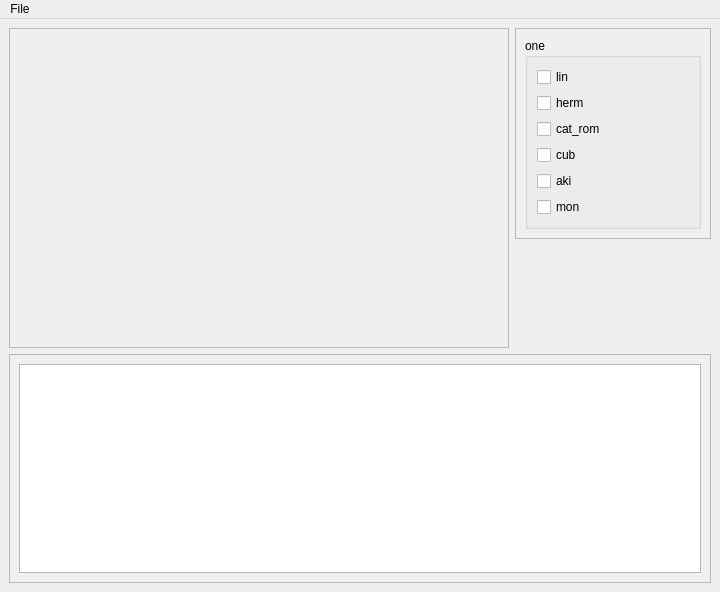
<?xml version="1.0" encoding="UTF-8"?>
<ui version="4.0">
 <class>MainWindow</class>
 <widget class="QMainWindow" name="MainWindow">
  <property name="geometry">
   <rect>
    <x>0</x>
    <y>0</y>
    <width>720</width>
    <height>592</height>
   </rect>
  </property>
  <property name="windowTitle">
   <string>MainWindow</string>
  </property>
  <widget class="QWidget" name="centralwidget">
   <layout class="QGridLayout" name="gridLayout">
    <item row="0" column="0" rowspan="2">
     <widget class="QFrame" name="plot_fr">
      <property name="minimumSize">
       <size>
        <width>500</width>
        <height>200</height>
       </size>
      </property>
      <property name="frameShape">
       <enum>QFrame::StyledPanel</enum>
      </property>
      <property name="frameShadow">
       <enum>QFrame::Raised</enum>
      </property>
      <layout class="QVBoxLayout" name="verticalLayout_2">
       <item>
        <widget class="MplWidget" name="plot" native="true">
         <property name="minimumSize">
          <size>
           <width>250</width>
           <height>300</height>
          </size>
         </property>
         <property name="statusTip">
          <string/>
         </property>
        </widget>
       </item>
      </layout>
     </widget>
    </item>
    <item row="0" column="1">
     <widget class="QFrame" name="settings_fr">
      <property name="frameShape">
       <enum>QFrame::StyledPanel</enum>
      </property>
      <property name="frameShadow">
       <enum>QFrame::Raised</enum>
      </property>
      <layout class="QVBoxLayout" name="verticalLayout_3">
       <item>
        <widget class="QGroupBox" name="One">
         <property name="title">
          <string>one</string>
         </property>
         <layout class="QVBoxLayout" name="verticalLayout">
          <item>
           <widget class="QCheckBox" name="lin_spl">
            <property name="text">
             <string>lin</string>
            </property>
           </widget>
          </item>
          <item>
           <widget class="QCheckBox" name="Her_spl">
            <property name="text">
             <string>herm</string>
            </property>
           </widget>
          </item>
          <item>
           <widget class="QCheckBox" name="CR_spl">
            <property name="text">
             <string>cat_rom</string>
            </property>
           </widget>
          </item>
          <item>
           <widget class="QCheckBox" name="Cub_spl">
            <property name="text">
             <string>cub</string>
            </property>
           </widget>
          </item>
          <item>
           <widget class="QCheckBox" name="Aki_spl">
            <property name="text">
             <string>aki</string>
            </property>
           </widget>
          </item>
          <item>
           <widget class="QCheckBox" name="mon_spl">
            <property name="text">
             <string>mon</string>
            </property>
           </widget>
          </item>
         </layout>
        </widget>
       </item>
      </layout>
     </widget>
    </item>
    <item row="2" column="0" colspan="2">
     <widget class="QFrame" name="table_fr">
      <property name="frameShape">
       <enum>QFrame::StyledPanel</enum>
      </property>
      <property name="frameShadow">
       <enum>QFrame::Raised</enum>
      </property>
      <layout class="QHBoxLayout" name="horizontalLayout">
       <item>
        <widget class="QTableWidget" name="table"/>
       </item>
      </layout>
     </widget>
    </item>
   </layout>
  </widget>
  <widget class="QMenuBar" name="menu">
   <property name="geometry">
    <rect>
     <x>0</x>
     <y>0</y>
     <width>720</width>
     <height>22</height>
    </rect>
   </property>
   <widget class="QMenu" name="File_opt">
    <property name="title">
     <string>File</string>
    </property>
    <addaction name="fopen"/>
   </widget>
   <addaction name="File_opt"/>
  </widget>
  <action name="fopen">
   <property name="text">
    <string>Open exist</string>
   </property>
  </action>
  <action name="fsave">
   <property name="text">
    <string>Save as</string>
   </property>
  </action>
  <action name="plrand">
   <property name="text">
    <string>Random Plot?</string>
   </property>
  </action>
 </widget>
 <customwidgets>
  <customwidget>
   <class>MplWidget</class>
   <extends>QWidget</extends>
   <header>mplwidget.h</header>
   <container>1</container>
  </customwidget>
 </customwidgets>
 <resources/>
 <connections/>
</ui>
